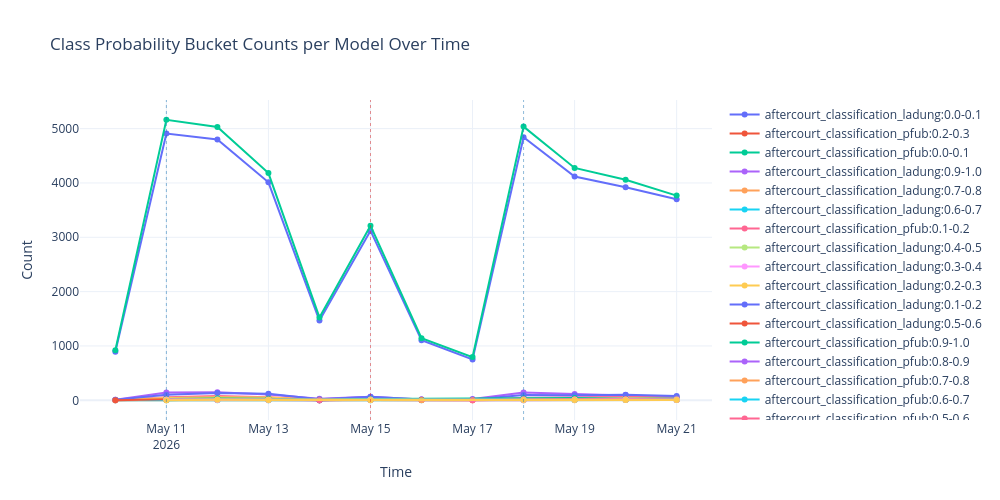

This figure's notebook cell:
### Code cell
plot_time_series(df, title="Class Probability Bucket Counts per Model Over Time", ylabel="Count")

### Figure 1 — Plotly figure (JSON) as saved in the notebook; plotly's stock layout.template omitted (floating-point values rounded to 4 significant figures)
{"data": [{"hovertemplate": "Metric=aftercourt_classification_ladung:0.0-0.1<br>Time=%{x}<br>Count=%{y}<extra></extra>", "legendgroup": "aftercourt_classification_ladung:0.0-0.1", "line": {"color": "#636efa", "dash": "solid"}, "marker": {"symbol": "circle"}, "mode": "lines+markers", "name": "aftercourt_classification_ladung:0.0-0.1", "orientation": "v", "showlegend": true, "type": "scatter", "x": ["2026-05-10T00:00:00.000000000", "2026-05-11T00:00:00.000000000", "2026-05-12T00:00:00.000000000", "2026-05-13T00:00:00.000000000", "2026-05-14T00:00:00.000000000", "2026-05-15T00:00:00.000000000", "2026-05-16T00:00:00.000000000", "2026-05-17T00:00:00.000000000", "2026-05-18T00:00:00.000000000", "2026-05-19T00:00:00.000000000", "2026-05-20T00:00:00.000000000", "2026-05-21T00:00:00.000000000"], "xaxis": "x", "y": [894, 4908, 4801, 4012, 1467, 3122, 1106, 753, 4842, 4117, 3921, 3701], "yaxis": "y"}, {"hovertemplate": "Metric=aftercourt_classification_pfub:0.2-0.3<br>Time=%{x}<br>Count=%{y}<extra></extra>", "legendgroup": "aftercourt_classification_pfub:0.2-0.3", "line": {"color": "#EF553B", "dash": "solid"}, "marker": {"symbol": "circle"}, "mode": "lines+markers", "name": "aftercourt_classification_pfub:0.2-0.3", "orientation": "v", "showlegend": true, "type": "scatter", "x": ["2026-05-10T00:00:00.000000000", "2026-05-11T00:00:00.000000000", "2026-05-12T00:00:00.000000000", "2026-05-13T00:00:00.000000000", "2026-05-14T00:00:00.000000000", "2026-05-15T00:00:00.000000000", "2026-05-17T00:00:00.000000000", "2026-05-18T00:00:00.000000000", "2026-05-19T00:00:00.000000000", "2026-05-20T00:00:00.000000000", "2026-05-21T00:00:00.000000000"], "xaxis": "x", "y": [3, 10, 21, 49, 1, 8, 1, 11, 22, 15, 19], "yaxis": "y"}, {"hovertemplate": "Metric=aftercourt_classification_pfub:0.0-0.1<br>Time=%{x}<br>Count=%{y}<extra></extra>", "legendgroup": "aftercourt_classification_pfub:0.0-0.1", "line": {"color": "#00cc96", "dash": "solid"}, "marker": {"symbol": "circle"}, "mode": "lines+markers", "name": "aftercourt_classification_pfub:0.0-0.1", "orientation": "v", "showlegend": true, "type": "scatter", "x": ["2026-05-10T00:00:00.000000000", "2026-05-11T00:00:00.000000000", "2026-05-12T00:00:00.000000000", "2026-05-13T00:00:00.000000000", "2026-05-14T00:00:00.000000000", "2026-05-15T00:00:00.000000000", "2026-05-16T00:00:00.000000000", "2026-05-17T00:00:00.000000000", "2026-05-18T00:00:00.000000000", "2026-05-19T00:00:00.000000000", "2026-05-20T00:00:00.000000000", "2026-05-21T00:00:00.000000000"], "xaxis": "x", "y": [922, 5163, 5029, 4181, 1525, 3213, 1143, 795, 5037, 4276, 4059, 3767], "yaxis": "y"}, {"hovertemplate": "Metric=aftercourt_classification_ladung:0.9-1.0<br>Time=%{x}<br>Count=%{y}<extra></extra>", "legendgroup": "aftercourt_classification_ladung:0.9-1.0", "line": {"color": "#ab63fa", "dash": "solid"}, "marker": {"symbol": "circle"}, "mode": "lines+markers", "name": "aftercourt_classification_ladung:0.9-1.0", "orientation": "v", "showlegend": true, "type": "scatter", "x": ["2026-05-10T00:00:00.000000000", "2026-05-11T00:00:00.000000000", "2026-05-12T00:00:00.000000000", "2026-05-13T00:00:00.000000000", "2026-05-14T00:00:00.000000000", "2026-05-15T00:00:00.000000000", "2026-05-16T00:00:00.000000000", "2026-05-17T00:00:00.000000000", "2026-05-18T00:00:00.000000000", "2026-05-19T00:00:00.000000000", "2026-05-20T00:00:00.000000000", "2026-05-21T00:00:00.000000000"], "xaxis": "x", "y": [11, 145, 148, 108, 29, 64, 15, 22, 144, 118, 99, 63], "yaxis": "y"}, {"hovertemplate": "Metric=aftercourt_classification_ladung:0.7-0.8<br>Time=%{x}<br>Count=%{y}<extra></extra>", "legendgroup": "aftercourt_classification_ladung:0.7-0.8", "line": {"color": "#FFA15A", "dash": "solid"}, "marker": {"symbol": "circle"}, "mode": "lines+markers", "name": "aftercourt_classification_ladung:0.7-0.8", "orientation": "v", "showlegend": true, "type": "scatter", "x": ["2026-05-10T00:00:00.000000000", "2026-05-11T00:00:00.000000000", "2026-05-12T00:00:00.000000000", "2026-05-13T00:00:00.000000000", "2026-05-14T00:00:00.000000000", "2026-05-18T00:00:00.000000000", "2026-05-19T00:00:00.000000000", "2026-05-20T00:00:00.000000000", "2026-05-21T00:00:00.000000000"], "xaxis": "x", "y": [1, 3, 7, 3, 1, 3, 3, 4, 4], "yaxis": "y"}, {"hovertemplate": "Metric=aftercourt_classification_ladung:0.6-0.7<br>Time=%{x}<br>Count=%{y}<extra></extra>", "legendgroup": "aftercourt_classification_ladung:0.6-0.7", "line": {"color": "#19d3f3", "dash": "solid"}, "marker": {"symbol": "circle"}, "mode": "lines+markers", "name": "aftercourt_classification_ladung:0.6-0.7", "orientation": "v", "showlegend": true, "type": "scatter", "x": ["2026-05-10T00:00:00.000000000", "2026-05-11T00:00:00.000000000", "2026-05-12T00:00:00.000000000", "2026-05-13T00:00:00.000000000", "2026-05-14T00:00:00.000000000", "2026-05-15T00:00:00.000000000", "2026-05-16T00:00:00.000000000", "2026-05-18T00:00:00.000000000", "2026-05-19T00:00:00.000000000", "2026-05-20T00:00:00.000000000", "2026-05-21T00:00:00.000000000"], "xaxis": "x", "y": [1, 4, 3, 2, 1, 2, 1, 3, 5, 7, 6], "yaxis": "y"}, {"hovertemplate": "Metric=aftercourt_classification_pfub:0.1-0.2<br>Time=%{x}<br>Count=%{y}<extra></extra>", "legendgroup": "aftercourt_classification_pfub:0.1-0.2", "line": {"color": "#FF6692", "dash": "solid"}, "marker": {"symbol": "circle"}, "mode": "lines+markers", "name": "aftercourt_classification_pfub:0.1-0.2", "orientation": "v", "showlegend": true, "type": "scatter", "x": ["2026-05-10T00:00:00.000000000", "2026-05-11T00:00:00.000000000", "2026-05-12T00:00:00.000000000", "2026-05-13T00:00:00.000000000", "2026-05-14T00:00:00.000000000", "2026-05-15T00:00:00.000000000", "2026-05-16T00:00:00.000000000", "2026-05-17T00:00:00.000000000", "2026-05-18T00:00:00.000000000", "2026-05-19T00:00:00.000000000", "2026-05-20T00:00:00.000000000", "2026-05-21T00:00:00.000000000"], "xaxis": "x", "y": [4, 56, 81, 56, 16, 39, 13, 4, 43, 54, 70, 52], "yaxis": "y"}, {"hovertemplate": "Metric=aftercourt_classification_ladung:0.4-0.5<br>Time=%{x}<br>Count=%{y}<extra></extra>", "legendgroup": "aftercourt_classification_ladung:0.4-0.5", "line": {"color": "#B6E880", "dash": "solid"}, "marker": {"symbol": "circle"}, "mode": "lines+markers", "name": "aftercourt_classification_ladung:0.4-0.5", "orientation": "v", "showlegend": true, "type": "scatter", "x": ["2026-05-10T00:00:00.000000000", "2026-05-11T00:00:00.000000000", "2026-05-12T00:00:00.000000000", "2026-05-13T00:00:00.000000000", "2026-05-14T00:00:00.000000000", "2026-05-15T00:00:00.000000000", "2026-05-16T00:00:00.000000000", "2026-05-17T00:00:00.000000000", "2026-05-18T00:00:00.000000000", "2026-05-19T00:00:00.000000000", "2026-05-20T00:00:00.000000000", "2026-05-21T00:00:00.000000000"], "xaxis": "x", "y": [2, 35, 29, 24, 6, 11, 5, 6, 25, 27, 20, 23], "yaxis": "y"}, {"hovertemplate": "Metric=aftercourt_classification_ladung:0.3-0.4<br>Time=%{x}<br>Count=%{y}<extra></extra>", "legendgroup": "aftercourt_classification_ladung:0.3-0.4", "line": {"color": "#FF97FF", "dash": "solid"}, "marker": {"symbol": "circle"}, "mode": "lines+markers", "name": "aftercourt_classification_ladung:0.3-0.4", "orientation": "v", "showlegend": true, "type": "scatter", "x": ["2026-05-10T00:00:00.000000000", "2026-05-11T00:00:00.000000000", "2026-05-12T00:00:00.000000000", "2026-05-13T00:00:00.000000000", "2026-05-14T00:00:00.000000000", "2026-05-15T00:00:00.000000000", "2026-05-16T00:00:00.000000000", "2026-05-17T00:00:00.000000000", "2026-05-18T00:00:00.000000000", "2026-05-19T00:00:00.000000000", "2026-05-20T00:00:00.000000000", "2026-05-21T00:00:00.000000000"], "xaxis": "x", "y": [2, 44, 34, 29, 8, 25, 9, 4, 32, 49, 43, 26], "yaxis": "y"}, {"hovertemplate": "Metric=aftercourt_classification_ladung:0.2-0.3<br>Time=%{x}<br>Count=%{y}<extra></extra>", "legendgroup": "aftercourt_classification_ladung:0.2-0.3", "line": {"color": "#FECB52", "dash": "solid"}, "marker": {"symbol": "circle"}, "mode": "lines+markers", "name": "aftercourt_classification_ladung:0.2-0.3", "orientation": "v", "showlegend": true, "type": "scatter", "x": ["2026-05-10T00:00:00.000000000", "2026-05-11T00:00:00.000000000", "2026-05-12T00:00:00.000000000", "2026-05-13T00:00:00.000000000", "2026-05-14T00:00:00.000000000", "2026-05-15T00:00:00.000000000", "2026-05-16T00:00:00.000000000", "2026-05-17T00:00:00.000000000", "2026-05-18T00:00:00.000000000", "2026-05-19T00:00:00.000000000", "2026-05-20T00:00:00.000000000", "2026-05-21T00:00:00.000000000"], "xaxis": "x", "y": [6, 44, 54, 50, 10, 34, 4, 4, 34, 40, 47, 40], "yaxis": "y"}, {"hovertemplate": "Metric=aftercourt_classification_ladung:0.1-0.2<br>Time=%{x}<br>Count=%{y}<extra></extra>", "legendgroup": "aftercourt_classification_ladung:0.1-0.2", "line": {"color": "#636efa", "dash": "solid"}, "marker": {"symbol": "circle"}, "mode": "lines+markers", "name": "aftercourt_classification_ladung:0.1-0.2", "orientation": "v", "showlegend": true, "type": "scatter", "x": ["2026-05-10T00:00:00.000000000", "2026-05-11T00:00:00.000000000", "2026-05-12T00:00:00.000000000", "2026-05-13T00:00:00.000000000", "2026-05-14T00:00:00.000000000", "2026-05-15T00:00:00.000000000", "2026-05-16T00:00:00.000000000", "2026-05-17T00:00:00.000000000", "2026-05-18T00:00:00.000000000", "2026-05-19T00:00:00.000000000", "2026-05-20T00:00:00.000000000", "2026-05-21T00:00:00.000000000"], "xaxis": "x", "y": [10, 104, 135, 121, 21, 67, 13, 13, 98, 92, 101, 78], "yaxis": "y"}, {"hovertemplate": "Metric=aftercourt_classification_ladung:0.5-0.6<br>Time=%{x}<br>Count=%{y}<extra></extra>", "legendgroup": "aftercourt_classification_ladung:0.5-0.6", "line": {"color": "#EF553B", "dash": "solid"}, "marker": {"symbol": "circle"}, "mode": "lines+markers", "name": "aftercourt_classification_ladung:0.5-0.6", "orientation": "v", "showlegend": true, "type": "scatter", "x": ["2026-05-10T00:00:00.000000000", "2026-05-11T00:00:00.000000000", "2026-05-12T00:00:00.000000000", "2026-05-13T00:00:00.000000000", "2026-05-14T00:00:00.000000000", "2026-05-15T00:00:00.000000000", "2026-05-16T00:00:00.000000000", "2026-05-18T00:00:00.000000000", "2026-05-19T00:00:00.000000000", "2026-05-20T00:00:00.000000000", "2026-05-21T00:00:00.000000000"], "xaxis": "x", "y": [2, 20, 18, 16, 2, 12, 4, 20, 20, 11, 11], "yaxis": "y"}, {"hovertemplate": "Metric=aftercourt_classification_pfub:0.9-1.0<br>Time=%{x}<br>Count=%{y}<extra></extra>", "legendgroup": "aftercourt_classification_pfub:0.9-1.0", "line": {"color": "#00cc96", "dash": "solid"}, "marker": {"symbol": "circle"}, "mode": "lines+markers", "name": "aftercourt_classification_pfub:0.9-1.0", "orientation": "v", "showlegend": true, "type": "scatter", "x": ["2026-05-11T00:00:00.000000000", "2026-05-12T00:00:00.000000000", "2026-05-13T00:00:00.000000000", "2026-05-14T00:00:00.000000000", "2026-05-15T00:00:00.000000000", "2026-05-18T00:00:00.000000000", "2026-05-19T00:00:00.000000000", "2026-05-20T00:00:00.000000000", "2026-05-21T00:00:00.000000000"], "xaxis": "x", "y": [22, 33, 28, 1, 23, 37, 43, 28, 34], "yaxis": "y"}, {"hovertemplate": "Metric=aftercourt_classification_pfub:0.8-0.9<br>Time=%{x}<br>Count=%{y}<extra></extra>", "legendgroup": "aftercourt_classification_pfub:0.8-0.9", "line": {"color": "#ab63fa", "dash": "solid"}, "marker": {"symbol": "circle"}, "mode": "lines+markers", "name": "aftercourt_classification_pfub:0.8-0.9", "orientation": "v", "showlegend": true, "type": "scatter", "x": ["2026-05-11T00:00:00.000000000", "2026-05-12T00:00:00.000000000", "2026-05-13T00:00:00.000000000", "2026-05-14T00:00:00.000000000", "2026-05-15T00:00:00.000000000", "2026-05-18T00:00:00.000000000", "2026-05-19T00:00:00.000000000", "2026-05-20T00:00:00.000000000", "2026-05-21T00:00:00.000000000"], "xaxis": "x", "y": [16, 11, 4, 1, 14, 25, 17, 13, 35], "yaxis": "y"}, {"hovertemplate": "Metric=aftercourt_classification_pfub:0.7-0.8<br>Time=%{x}<br>Count=%{y}<extra></extra>", "legendgroup": "aftercourt_classification_pfub:0.7-0.8", "line": {"color": "#FFA15A", "dash": "solid"}, "marker": {"symbol": "circle"}, "mode": "lines+markers", "name": "aftercourt_classification_pfub:0.7-0.8", "orientation": "v", "showlegend": true, "type": "scatter", "x": ["2026-05-11T00:00:00.000000000", "2026-05-12T00:00:00.000000000", "2026-05-13T00:00:00.000000000", "2026-05-15T00:00:00.000000000", "2026-05-16T00:00:00.000000000", "2026-05-17T00:00:00.000000000", "2026-05-18T00:00:00.000000000", "2026-05-19T00:00:00.000000000", "2026-05-20T00:00:00.000000000", "2026-05-21T00:00:00.000000000"], "xaxis": "x", "y": [8, 18, 12, 11, 1, 1, 14, 12, 14, 15], "yaxis": "y"}, {"hovertemplate": "Metric=aftercourt_classification_pfub:0.6-0.7<br>Time=%{x}<br>Count=%{y}<extra></extra>", "legendgroup": "aftercourt_classification_pfub:0.6-0.7", "line": {"color": "#19d3f3", "dash": "solid"}, "marker": {"symbol": "circle"}, "mode": "lines+markers", "name": "aftercourt_classification_pfub:0.6-0.7", "orientation": "v", "showlegend": true, "type": "scatter", "x": ["2026-05-11T00:00:00.000000000", "2026-05-12T00:00:00.000000000", "2026-05-13T00:00:00.000000000", "2026-05-15T00:00:00.000000000", "2026-05-18T00:00:00.000000000", "2026-05-19T00:00:00.000000000", "2026-05-20T00:00:00.000000000", "2026-05-21T00:00:00.000000000"], "xaxis": "x", "y": [3, 20, 11, 6, 8, 10, 16, 8], "yaxis": "y"}, {"hovertemplate": "Metric=aftercourt_classification_pfub:0.5-0.6<br>Time=%{x}<br>Count=%{y}<extra></extra>", "legendgroup": "aftercourt_classification_pfub:0.5-0.6", "line": {"color": "#FF6692", "dash": "solid"}, "marker": {"symbol": "circle"}, "mode": "lines+markers", "name": "aftercourt_classification_pfub:0.5-0.6", "orientation": "v", "showlegend": true, "type": "scatter", "x": ["2026-05-11T00:00:00.000000000", "2026-05-12T00:00:00.000000000", "2026-05-13T00:00:00.000000000", "2026-05-14T00:00:00.000000000", "2026-05-15T00:00:00.000000000", "2026-05-17T00:00:00.000000000", "2026-05-18T00:00:00.000000000", "2026-05-19T00:00:00.000000000", "2026-05-20T00:00:00.000000000", "2026-05-21T00:00:00.000000000"], "xaxis": "x", "y": [11, 12, 16, 1, 6, 1, 17, 21, 25, 10], "yaxis": "y"}, {"hovertemplate": "Metric=aftercourt_classification_pfub:0.4-0.5<br>Time=%{x}<br>Count=%{y}<extra></extra>", "legendgroup": "aftercourt_classification_pfub:0.4-0.5", "line": {"color": "#B6E880", "dash": "solid"}, "marker": {"symbol": "circle"}, "mode": "lines+markers", "name": "aftercourt_classification_pfub:0.4-0.5", "orientation": "v", "showlegend": true, "type": "scatter", "x": ["2026-05-11T00:00:00.000000000", "2026-05-12T00:00:00.000000000", "2026-05-13T00:00:00.000000000", "2026-05-15T00:00:00.000000000", "2026-05-18T00:00:00.000000000", "2026-05-19T00:00:00.000000000", "2026-05-20T00:00:00.000000000", "2026-05-21T00:00:00.000000000"], "xaxis": "x", "y": [11, 9, 5, 13, 10, 11, 11, 9], "yaxis": "y"}, {"hovertemplate": "Metric=aftercourt_classification_pfub:0.3-0.4<br>Time=%{x}<br>Count=%{y}<extra></extra>", "legendgroup": "aftercourt_classification_pfub:0.3-0.4", "line": {"color": "#FF97FF", "dash": "solid"}, "marker": {"symbol": "circle"}, "mode": "lines+markers", "name": "aftercourt_classification_pfub:0.3-0.4", "orientation": "v", "showlegend": true, "type": "scatter", "x": ["2026-05-11T00:00:00.000000000", "2026-05-12T00:00:00.000000000", "2026-05-13T00:00:00.000000000", "2026-05-15T00:00:00.000000000", "2026-05-18T00:00:00.000000000", "2026-05-19T00:00:00.000000000", "2026-05-20T00:00:00.000000000", "2026-05-21T00:00:00.000000000"], "xaxis": "x", "y": [9, 6, 7, 5, 3, 11, 8, 7], "yaxis": "y"}, {"hovertemplate": "Metric=aftercourt_classification_ladung:0.8-0.9<br>Time=%{x}<br>Count=%{y}<extra></extra>", "legendgroup": "aftercourt_classification_ladung:0.8-0.9", "line": {"color": "#FECB52", "dash": "solid"}, "marker": {"symbol": "circle"}, "mode": "lines+markers", "name": "aftercourt_classification_ladung:0.8-0.9", "orientation": "v", "showlegend": true, "type": "scatter", "x": ["2026-05-11T00:00:00.000000000", "2026-05-12T00:00:00.000000000", "2026-05-13T00:00:00.000000000", "2026-05-15T00:00:00.000000000", "2026-05-18T00:00:00.000000000", "2026-05-19T00:00:00.000000000", "2026-05-20T00:00:00.000000000", "2026-05-21T00:00:00.000000000"], "xaxis": "x", "y": [2, 11, 4, 1, 4, 6, 6, 4], "yaxis": "y"}, {"hoverinfo": "skip", "line": {"color": "#1f77b4", "dash": "dot"}, "mode": "lines", "name": "Mon", "showlegend": true, "type": "scatter", "x": ["2026-05-11T00:00:00"], "y": [null]}, {"hoverinfo": "skip", "line": {"color": "#d62728", "dash": "dot"}, "mode": "lines", "name": "Fri", "showlegend": true, "type": "scatter", "x": ["2026-05-15T00:00:00"], "y": [null]}], "layout": {"height": 500, "hovermode": "x unified", "legend": {"title": {"text": ""}, "tracegroupgap": 0}, "shapes": [{"line": {"color": "#1f77b4", "dash": "dot", "width": 1}, "opacity": 0.5, "type": "line", "x0": "2026-05-11T00:00:00", "x1": "2026-05-11T00:00:00", "xref": "x", "y0": 0, "y1": 1, "yref": "y domain"}, {"line": {"color": "#d62728", "dash": "dot", "width": 1}, "opacity": 0.5, "type": "line", "x0": "2026-05-15T00:00:00", "x1": "2026-05-15T00:00:00", "xref": "x", "y0": 0, "y1": 1, "yref": "y domain"}, {"line": {"color": "#1f77b4", "dash": "dot", "width": 1}, "opacity": 0.5, "type": "line", "x0": "2026-05-18T00:00:00", "x1": "2026-05-18T00:00:00", "xref": "x", "y0": 0, "y1": 1, "yref": "y domain"}], "title": {"text": "Class Probability Bucket Counts per Model Over Time"}, "width": 1000, "xaxis": {"anchor": "y", "domain": [0, 1], "title": {"text": "Time"}}, "yaxis": {"anchor": "x", "domain": [0, 1], "title": {"text": "Count"}}}}
